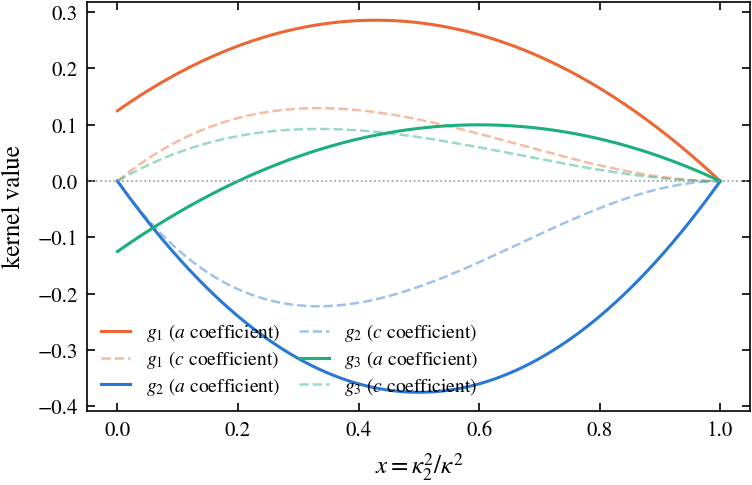

The script that drew this image:
#!/usr/bin/env python3
"""Manuscript figure fig_pi_kernels (main_v3.tex sec:lrr-reduction):
the rapid pressure--strain closure kernels g_1, g_2, g_3 of
eqs. (g1)-(g3) against x = kappa_2^2/kappa^2.  Solid: coefficient of the
isotropic-like scalar a; dashed faint: coefficient of the anisotropy
scalar c.  Verified symbolically against A_kl M_nnkl (2026-09-06).
Output at 0.72\\textwidth."""
import os
import sys

import numpy as np

HERE = os.path.dirname(os.path.abspath(__file__))
sys.path.insert(0, HERE)
from figstyle_jfm import COL, FULL, plt, save  # noqa: E402

x = np.linspace(0.0, 1.0, 400)
GA = {r"$g_1$": (0.125 + 0.75 * x - 0.875 * x**2, COL["phi11"]),
      r"$g_2$": (-1.5 * x * (1 - x), COL["phi22"]),
      r"$g_3$": (-0.125 + 0.75 * x - 0.625 * x**2, COL["phi33"])}
GC = {r"$g_1$": 0.875 * x * (1 - x)**2,
      r"$g_2$": -1.5 * x * (1 - x)**2,
      r"$g_3$": 0.625 * x * (1 - x)**2}


def main():
    fig, ax = plt.subplots(figsize=(0.72 * FULL, 2.5))
    for lab, (ga, col) in GA.items():
        ax.plot(x, ga, "-", color=col, label=lab + " ($a$ coefficient)")
        ax.plot(x, GC[lab], "--", color=col, alpha=0.45, lw=0.9,
                label=lab + " ($c$ coefficient)")
    ax.axhline(0, color="0.6", lw=0.6, ls=":")
    ax.set_xlabel(r"$x=\kappa_2^2/\kappa^2$")
    ax.set_ylabel(r"kernel value")
    ax.legend(ncol=2, loc="lower left", columnspacing=1.0)
    fig.tight_layout(pad=0.4)
    save(fig, os.path.join(HERE, "fig_pi_kernels"))


if __name__ == "__main__":
    main()
